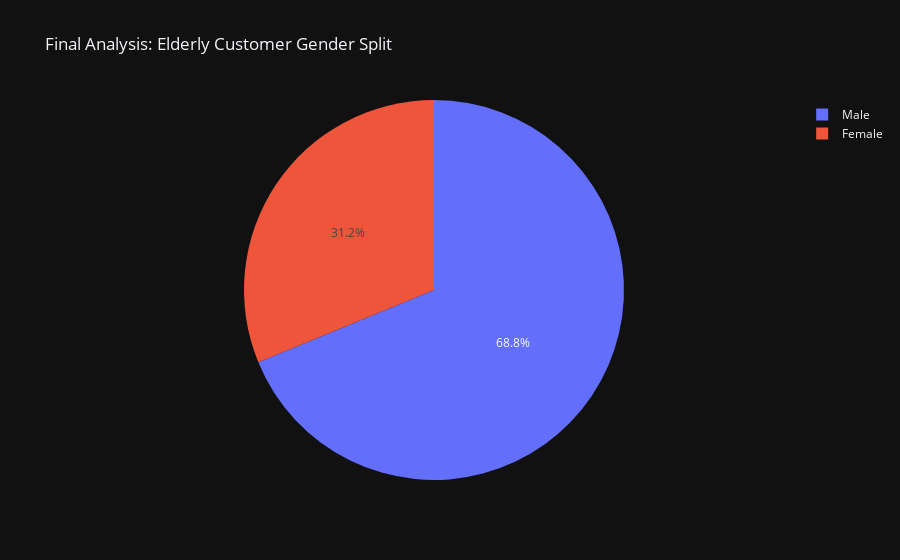

Notebook source saved alongside this figure:
### Markdown cell above
A pie chart will allow the proporttional distribution of elderly customers by their gender to be visualised easily.

### Code cell
fig_pie = px.pie(elderly_summary, 
                 values='count', 
                 names='gender',
                 title='Final Analysis: Elderly Customer Gender Split',
                 template='plotly_dark')

fig_pie.show()

### Figure 1 — Plotly figure (JSON) as saved in the notebook; plotly's stock layout.template omitted (floating-point values rounded to 4 significant figures)
{"data": [{"domain": {"x": [0, 1], "y": [0, 1]}, "hovertemplate": "gender=%{label}<br>count=%{value}<extra></extra>", "labels": ["Male", "Female"], "legendgroup": "", "name": "", "showlegend": true, "type": "pie", "values": [542, 246]}], "layout": {"legend": {"tracegroupgap": 0}, "title": {"text": "Final Analysis: Elderly Customer Gender Split"}}}
